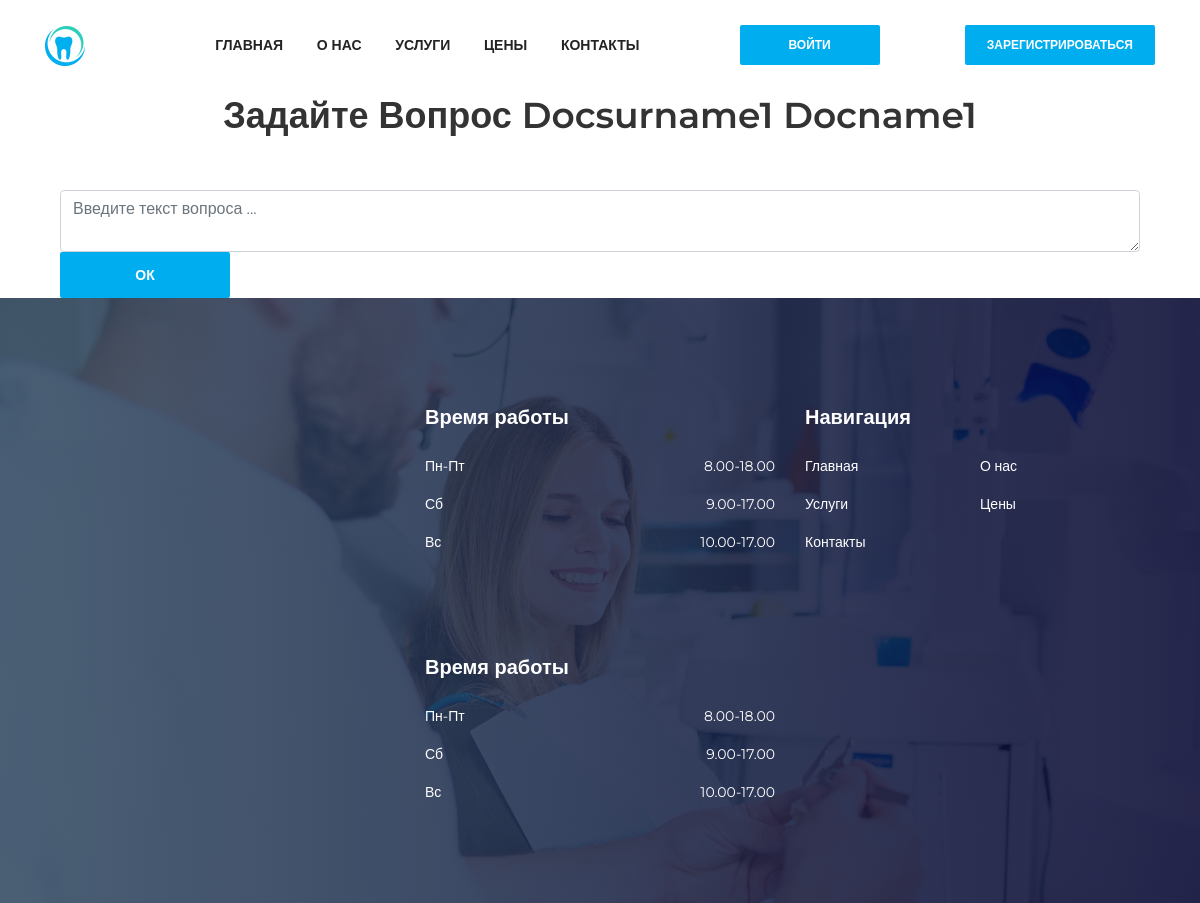
Before: /ask_doctor/1 with the older database file.
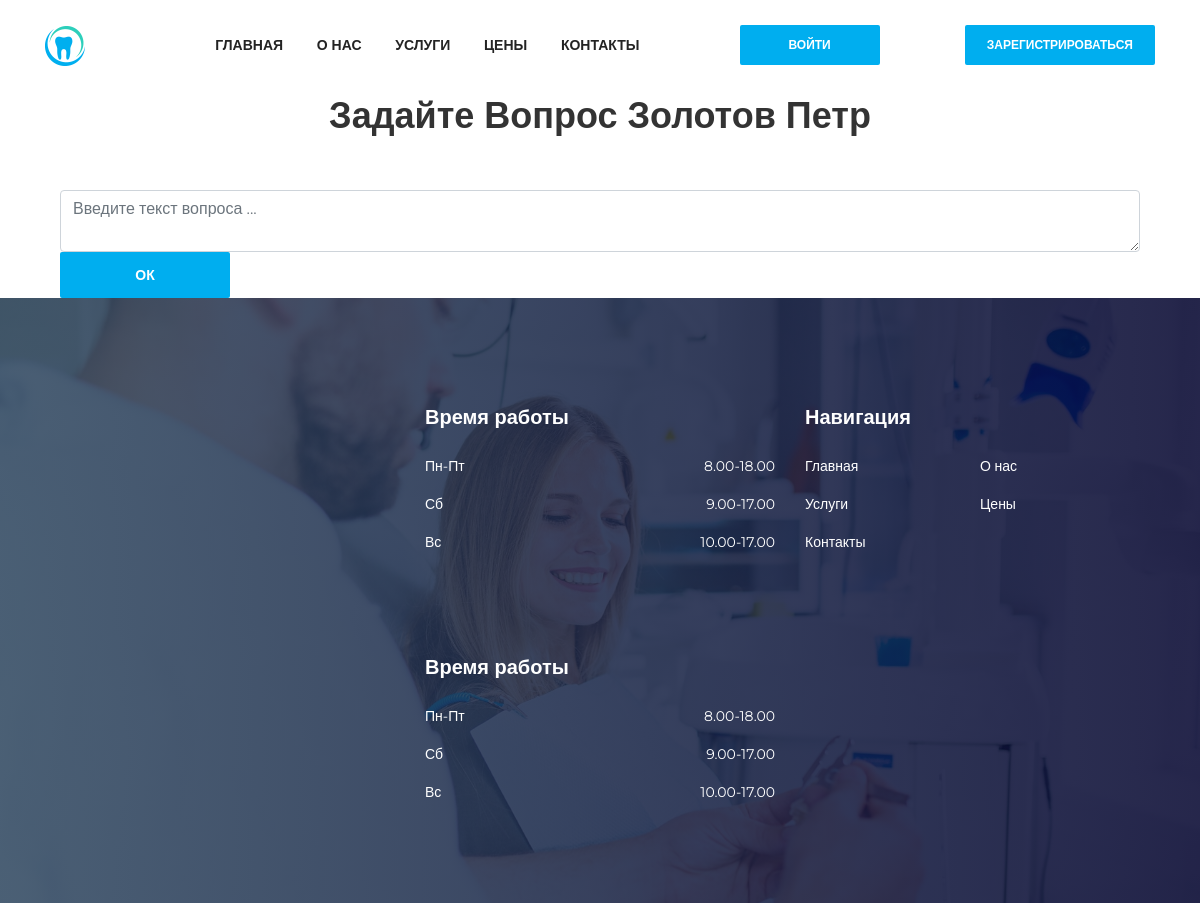
After: the same page with the newer database file.
### website/models.py (models this page shows, shortened)
class DoctorCard(models.Model):
    user = models.OneToOneField(User,
                                on_delete=models.CASCADE)
    phone = models.CharField(max_length=32,
                             verbose_name='Номер телефона',
                             null=True,
                             blank=True)
    email = models.EmailField(verbose_name='Почта/email',
                              null=True,
                              blank=False)
    first_name = models.CharField(max_length=128,
                                  verbose_name='Имя')
    last_name = models.CharField(max_length=128,
                                 verbose_name='Фамилия')
    patronymic = models.CharField(max_length=128,
                                  verbose_name='Отчсество',
                                  null=True,
                                  blank=True)
    image = models.ImageField(upload_to='website/',
                              blank=True,
                              null=True,
                              verbose_name='Изображение')
    description = models.TextField(verbose_name='Описание')
    specialization = models.CharField(verbose_name='специалтзация',
                                      max_length=64)
    class Meta:
        verbose_name = 'Карточка врача'
        verbose_name_plural = 'Карточки врачей'

### website/views.py (the view, shortened to what this page needs)
# urls.py: path('ask_doctor/<int:doc_id>', views.ask_doctor, name='ask_doctor_page'),
def ask_doctor(request, doc_id):
    doctor = DoctorCard.objects.get(id=doc_id)
    return render(request, 'ask_doctor.html', {'doctor': doctor})

### website/templates/ask_doctor.html (shortened to what this page needs)
{% extends 'base.html' %}
{% load static %}
{% block content %}
<section>
  <div class="container">
    <div class="row">
      <div class="col-12">
        <div class="section-heading text-center">
          <h2>Задайте вопрос {{doctor.last_name}} {{doctor.first_name}}</h2>
        </div>
      </div>
    </div>
    <div class="row">
      <div class="col-12">
        <div class="button-form">
          <form action="" method="post">
            <div class="col-12">
              <textarea name="question" class="form-control" placeholder="Введите текст вопроса ..."></textarea>
            </div>
              <div class="col-12 text-left">
                <button type="submit" class="btn dento-btn">ОК</button>
              </div>
          </form>
        </div>
      </div>
    </div>
  </div>
</section>
{% endblock %}

Changed rows visible on the page:
changed DoctorCard: last_name "Docsurname1" → "Золотов"; first_name "Docname1" → "Петр"
